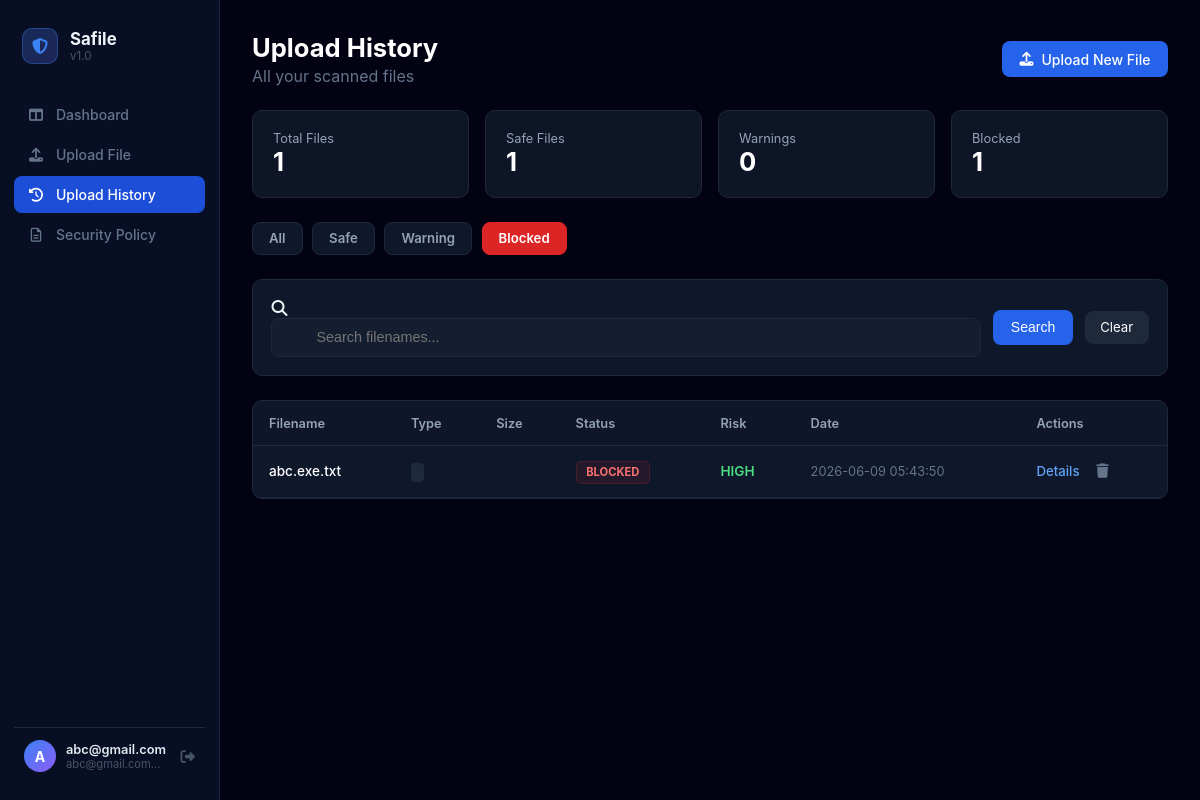
Page /history?status=BLOCKED (signed in) on the committed database.
### tables this page shows
CREATE TABLE history (
            id INTEGER PRIMARY KEY AUTOINCREMENT,
            user_id INTEGER NOT NULL,
            filename TEXT NOT NULL,
            status TEXT NOT NULL,
            risk TEXT NOT NULL,
            reason TEXT NOT NULL,
            timestamp DATETIME DEFAULT CURRENT_TIMESTAMP,
            FOREIGN KEY(user_id) REFERENCES users(id)
        );

### app.py (the view)
@app.route('/history')
def history():
    if 'username' not in session:
        return redirect(url_for('login'))
    user_id = session.get('user_id')
    status_filter = request.args.get('status', 'ALL')
    search = request.args.get('search', '')
    page = int(request.args.get('page', 1))
    per_page = 10 # 페이지당 보여줄 개수
    conn = sqlite3.connect('safile.db')
    cursor = conn.cursor()
    base_query = "SELECT * FROM history WHERE user_id = ?"
    params = [user_id]
    if status_filter != 'ALL':
        base_query += " AND status = ?"
        params.append(status_filter)
    if search:
        base_query += " AND filename LIKE ?"
        params.append(f"%{search}%")
    cursor.execute(base_query.replace("*", "COUNT(*)"), params)
    total_count = cursor.fetchone()[0]
    total_pages = (total_count + per_page - 1) // per_page
    cursor.execute("SELECT status, COUNT(*) FROM history WHERE user_id = ? GROUP BY status", (user_id,))
    stats_data = dict(cursor.fetchall())
    stats = {
        'total': total_count,
        'safe': stats_data.get('SAFE', 0),
        'warning': stats_data.get('WARNING', 0),
        'blocked': stats_data.get('BLOCKED', 0)
    }
    offset = (page - 1) * per_page
    query = base_query + " ORDER BY timestamp DESC LIMIT ? OFFSET ?"
    cursor.execute(query, params + [per_page, offset])
    uploads = cursor.fetchall()
    conn.close()
    upload_list = [{"id": u[0], "filename": u[2], "result": u[3], "risk": u[4], "created_at": u[6]} for u in uploads]
    return render_template('history.html',
                           uploads=upload_list,
                           stats=stats,
                           status_filter=status_filter,
                           search=search,
                           page=page,
                           total_pages=total_pages)

### app.py (called while the page is built)
@app.context_processor
def inject_user_stats():
    if 'user_id' in session:
        user_id = session.get('user_id')
        conn = sqlite3.connect('safile.db')
        cursor = conn.cursor()
        cursor.execute("SELECT COUNT(*) FROM history WHERE status = 'BLOCKED' AND user_id = ?", (user_id,))
        count = cursor.fetchone()[0]
        conn.close()
        return dict(blocked_count=count)
    return dict(blocked_count=0)

@app.context_processor
def inject_all_stats():
    if 'user_id' in session:
        user_id = session.get('user_id')
        conn = sqlite3.connect('safile.db')
        cursor = conn.cursor()
        cursor.execute("SELECT status, COUNT(*) FROM history WHERE user_id = ? GROUP BY status", (user_id,))
        rows = cursor.fetchall()
        stats = {status: count for status, count in rows}
        conn.close()
        return dict(
            blocked_count=stats.get('BLOCKED', 0),
            warning_count=stats.get('WARNING', 0),
            safe_count=stats.get('SAFE', 0)
        )
    return dict(blocked_count=0, warning_count=0, safe_count=0)

@app.before_request
def load_logged_in_user():
    user_id = session.get('user_id')
    if user_id:
        class CurrentUser:
            def __init__(self, id, username):
                self.id = id
                self.username = username
                self.is_authenticated = True
        g.current_user = CurrentUser(user_id, session.get('username'))
    else:
        g.current_user = None

### templates/history.html (shortened to what this page needs)
{% extends 'base.html' %}
{% block content %}
<div class="history-top-flex">
    <div>
        <h1>Upload History</h1>
        <p style="color:#64748b;margin:0;">All your scanned files</p>
    </div>
    <a href="{{ url_for('upload') }}" class="btn-primary-flex">
        <i class="fa-solid fa-upload"></i> Upload New File
    </a>
</div>
<div class="policy-stats-grid">
    <div class="stat-card">
        <div class="stat-label">Total Files</div>
        <div class="stat-value text-blue">{{ stats.total }}</div>
    </div>
    <div class="stat-card">
        <div class="stat-label">Safe Files</div>
        <div class="stat-value text-green">{{ stats.safe }}</div>
    </div>
    <div class="stat-card">
        <div class="stat-label">Warnings</div>
        <div class="stat-value text-yellow">{{ stats.warning }}</div>
    </div>
    <div class="stat-card">
        <div class="stat-label">Blocked</div>
        <div class="stat-value text-red">{{ stats.blocked }}</div>
    </div>
</div>
<div class="quick-filter-tabs">
    <a href="?status=ALL" class="tab-btn {% if status_filter == 'ALL' %}active{% endif %}">All</a>
    <a href="?status=SAFE" class="tab-btn {% if status_filter == 'SAFE' %}active{% endif %}" data-status="SAFE">Safe</a>
    <a href="?status=WARNING" class="tab-btn {% if status_filter == 'WARNING' %}active{% endif %}" data-status="WARNING">Warning</a>
    <a href="?status=BLOCKED" class="tab-btn {% if status_filter == 'BLOCKED' %}active{% endif %}" data-status="BLOCKED">Blocked</a>
</div>
<div class="search-filter-bg-box">
    <form method="GET" class="search-flex-row">
        <div class="search-input-wrapper">
            <i class="fa-solid fa-magnifying-glass search-inner-icon"></i>
            <input type="text" name="search" value="{{ search }}" placeholder="Search filenames..." style="width:100%;box-sizing:border-box;background:rgba(30,41,59,.4);border:1px solid #1e293b;border-radius:.5rem;padding:.65rem 1rem .65rem 2.75rem;color:#fff;outline:none;font-size:.9rem;">
        </div>
        <button type="submit" class="btn-primary-flex">Search</button>
        {% if search or status_filter != 'ALL' %}
        <a href="{{ url_for('history') }}" class="btn-dark-nav">Clear</a>
        {% endif %}
    </form>
</div>
<div class="history-table-container">
    <table class="history-main-table">
        <thead>
            <tr>
                <th>Filename</th>
                <th>Type</th>
                <th>Size</th>
                <th>Status</th>
                <th>Risk</th>
                <th>Date</th>
                <th>Actions</th>
            </tr>
        </thead>
        <tbody>
            {% for u in uploads %}
            <tr>
                <td><div class="table-filename-text">{{ u.filename }}</div></td>
                <td><span class="table-type-badge">{{ u.file_type }}</span></td>
                <td style="color:#94a3b8;">{{ u.filesize }}</td>
                <td>
                    {% if u.result == 'SAFE' %}
                        <span class="status-badge-base status-badge-safe">SAFE</span>
                    {% elif u.result == 'WARNING' %}
                        <span class="status-badge-base status-badge-warning">WARNING</span>
                    {% else %}
                        <span class="status-badge-base status-badge-blocked">BLOCKED</span>
                    {% endif %}
                </td>
                <td>
                    {% if u.risk == 'CRITICAL' %}<span class="text-red status-bold">{{ u.risk }}</span>
                    {% elif u.risk == 'MEDIUM' %}<span class="text-yellow status-bold">{{ u.risk }}</span>
                    {% else %}<span class="text-green status-bold">{{ u.risk }}</span>{% endif %}
                </td>
                <td style="color:#64748b;font-size:0.8rem;">{{ u.created_at }}</td>
                <td>
                    <div class="table-action-flex">
                        <a href="{{ url_for('result', upload_id=u.id) }}" class="view-details-link">Details</a>
                        <form method="POST" action="{{ url_for('delete_upload', upload_id=u.id) }}" style="display:inline;" onsubmit="return confirm('Delete this record?')">
                            <button type="submit" class="table-delete-trash-btn"><i class="fa-solid fa-trash"></i></button>
                        </form>
                    </div>
                </td>
            </tr>
            {% else %}
            <tr><td colspan="7" class="table-empty-row">
                <i class="fa-solid fa-inbox" style="font-size:2rem;color:#334155;display:block;margin-bottom:.5rem;"></i>
                No records found
            </td></tr>
            {% endfor %}
        </tbody>
    </table>
</div>
{% endblock %}

### static/style.css (style rules this page uses)
* { margin: 0; padding: 0; box-sizing: border-box; }
:root { --primary: #2563eb; --border: #1e293b; --text-muted: #94a3b8; }
body.dashboard-body { background-color: #030213; font-family: -apple-system, BlinkMacSystemFont, 'Segoe UI', sans-serif; min-height: 100vh; color: #f1f5f9; }
.stat-card { background-color: #0d1527; border: 1px solid #1e293b; border-radius: 10px; padding: 1.25rem; transition: border-color 0.2s; }
.text-blue { color: #3b82f6; }
.text-green { color: #4ade80; }
.text-red { color: #f87171; }
.text-yellow { color: #facc15; }
.stat-value { color: #ffffff; font-size: 1.6rem; font-weight: 700; }
.stat-label { color: #94a3b8; font-size: 0.8rem; }
.status-bold { font-weight: 600; }
.history-top-flex { display: flex; justify-content: space-between; align-items: center; }
.history-top-flex h1 { color: #fff; font-size: 1.6rem; font-weight: 700; margin: 0 0 .2rem; }
.btn-primary-flex { background: var(--primary); color: #fff; border: none; padding: .6rem 1.1rem; border-radius: .5rem; display: flex; align-items: center; gap: .5rem; cursor: pointer; font-size: .875rem; transition: background .2s; text-decoration: none; font-weight: 500; }
.policy-stats-grid { display: grid; grid-template-columns: repeat(auto-fit, minmax(180px, 1fr)); gap: 1rem; }
.quick-filter-tabs { display: flex; gap: .6rem; flex-wrap: wrap; }
.tab-btn { background: #0f172a; border: 1px solid var(--border); color: var(--text-muted); padding: .45rem 1rem; border-radius: .5rem; cursor: pointer; font-size: .825rem; font-weight: 600; transition: all .2s; text-decoration: none; }
.tab-btn.active { background: var(--primary) !important; color: #fff !important; border-color: var(--primary) !important; }
.tab-btn[data-status="BLOCKED"].active { background: #dc2626 !important; border-color: #dc2626 !important; }
.search-filter-bg-box { background: #0f172a; border: 1px solid var(--border); border-radius: 10px; padding: 1.15rem; }
.search-flex-row { display: flex; flex-wrap: wrap; gap: .75rem; align-items: center; }
.search-input-wrapper { flex: 1; min-width: 220px; }
.history-table-container { background: #0f172a; border: 1px solid var(--border); border-radius: 10px; overflow-x: auto; }
.history-main-table { width: 100%; border-collapse: collapse; text-align: left; min-width: 700px; }
.history-main-table th { background: rgba(15,23,42,.6); padding: .9rem 1rem; color: #94a3b8; font-size: .8rem; font-weight: 600; border-bottom: 1px solid var(--border); white-space: nowrap; }
.history-main-table td { padding: .9rem 1rem; border-bottom: 1px solid rgba(51,65,85,.35); font-size: .85rem; vertical-align: middle; }
.table-filename-text { color: #fff; font-weight: 500; max-width: 220px; overflow: hidden; text-overflow: ellipsis; white-space: nowrap; }
.table-type-badge { background: #1e293b; color: #cbd5e1; padding: .15rem .4rem; border-radius: 4px; font-size: .72rem; font-weight: 700; }
.status-badge-base { font-size: .7rem; padding: .2rem .6rem; border-radius: 5px; border: 1px solid transparent; font-weight: 700; }
.status-badge-blocked { color: #f87171; background: rgba(220,38,38,.1); border-color: rgba(220,38,38,.2); }
.table-action-flex { display: flex; align-items: center; gap: .85rem; }
.view-details-link { color: #60a5fa; text-decoration: none; font-size: .825rem; font-weight: 500; }
.table-delete-trash-btn { background: none; border: none; color: #64748b; cursor: pointer; font-size: .9rem; padding: .2rem; transition: color .2s; }
.btn-dark-nav { background: #1e293b; border: 1px solid var(--border); color: #fff; padding: .45rem .9rem; border-radius: .5rem; cursor: pointer; font-size: .825rem; transition: background .2s; text-decoration: none; }
body { -webkit-font-smoothing: antialiased; -moz-osx-font-smoothing: grayscale; }

### rows in the picture
history: filename "abc.exe.txt", status "BLOCKED", risk "HIGH", created_at "2026-06-09 05:43:50"

### other values in the picture
{{ (g.current_user.username or 'D')[0].upper() if g.current_user else 'D' }} "A"
{{ g.current_user.username or 'Demo User' }} "abc@gmail.com"
{{ stats.total }} "1"
{{ stats.safe }} "1"
{{ stats.warning }} "0"
{{ stats.blocked }} "1"
